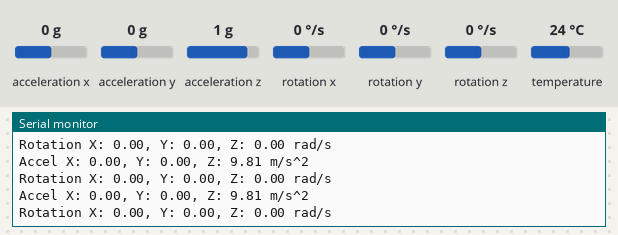
Recording of a program running on a simulated ESP32. Parts: the last lines printed to the serial monitor. The test bench sets the inputs (shaded band); at power-on: acceleration x 0 g, acceleration y 0 g, acceleration z 1 g, rotation x 0 °/s, rotation y 0 °/s, rotation z 0 °/s, temperature 24 °C.

Above: at 1.3 s.
1.4 s: acceleration x set to -1.4 g
At 2.0 s:
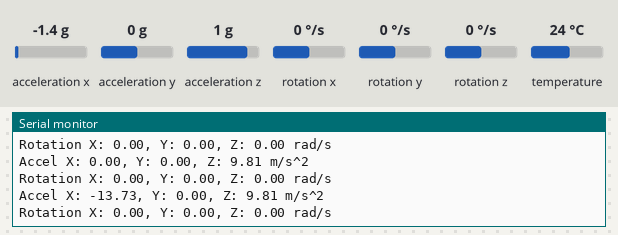
2.9 s: acceleration y set to -1.4 g
At 3.5 s:
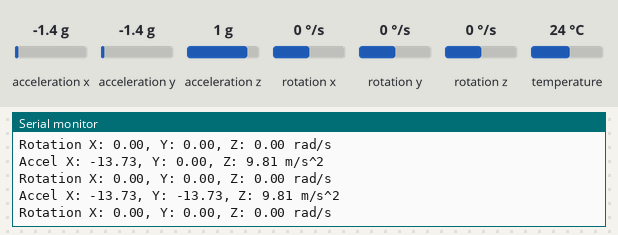
4.4 s: acceleration z set to -1.4 g
At 5.1 s:
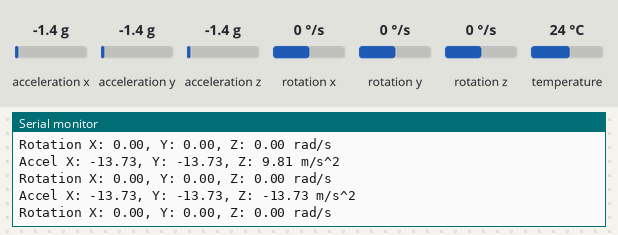
5.9 s: rotation x set to -192 °/s
At 6.6 s:
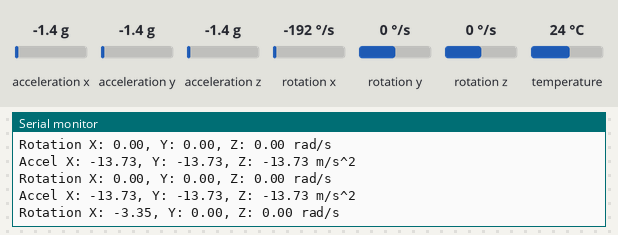
7.4 s: rotation y set to -192 °/s
At 8.1 s:
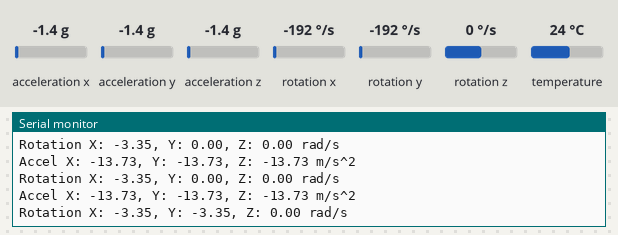

The program:

main.cpp
```cpp
#include <Arduino.h>
#include <Adafruit_MPU6050.h>
#include <Adafruit_Sensor.h>
#include <Wire.h>

Adafruit_MPU6050 mpu;

void setup(void)
{
  Serial.begin(115200);

  // Try to initialize!
  if (!mpu.begin())
  {
    Serial.println("Failed to find MPU6050 chip");
    while (1)
    {
      delay(10);
    }
  }
  Serial.println("MPU6050 Found!");

  // Set sensor ranges
  mpu.setAccelerometerRange(MPU6050_RANGE_8_G);
  mpu.setGyroRange(MPU6050_RANGE_500_DEG);
  mpu.setFilterBandwidth(MPU6050_BAND_21_HZ);

  delay(100);
}

void loop()
{
  /* Get new sensor events with the readings */
  sensors_event_t a, g, temp;
  mpu.getEvent(&a, &g, &temp);

  /* Print out the values */
  Serial.print("Accel X: ");
  Serial.print(a.acceleration.x);
  Serial.print(", Y: ");
  Serial.print(a.acceleration.y);
  Serial.print(", Z: ");
  Serial.print(a.acceleration.z);
  Serial.println(" m/s^2");

  Serial.print("Rotation X: ");
  Serial.print(g.gyro.x);
  Serial.print(", Y: ");
  Serial.print(g.gyro.y);
  Serial.print(", Z: ");
  Serial.print(g.gyro.z);
  Serial.println(" rad/s");

  Serial.println("");
  delay(500);
}
```

Measured:
- after the input at 1.4 s, the serial monitor: prints a new line after 0.21 s (image 1)
- after the input at 2.9 s, the serial monitor: prints a new line after 0.23 s (image 2)
- after the input at 4.4 s, the serial monitor: prints a new line after 0.24 s (image 3)
- after the input at 5.9 s, the serial monitor: prints a new line after 0.25 s (image 4)
- after the input at 7.4 s, the serial monitor: prints a new line after 0.27 s (image 5)
